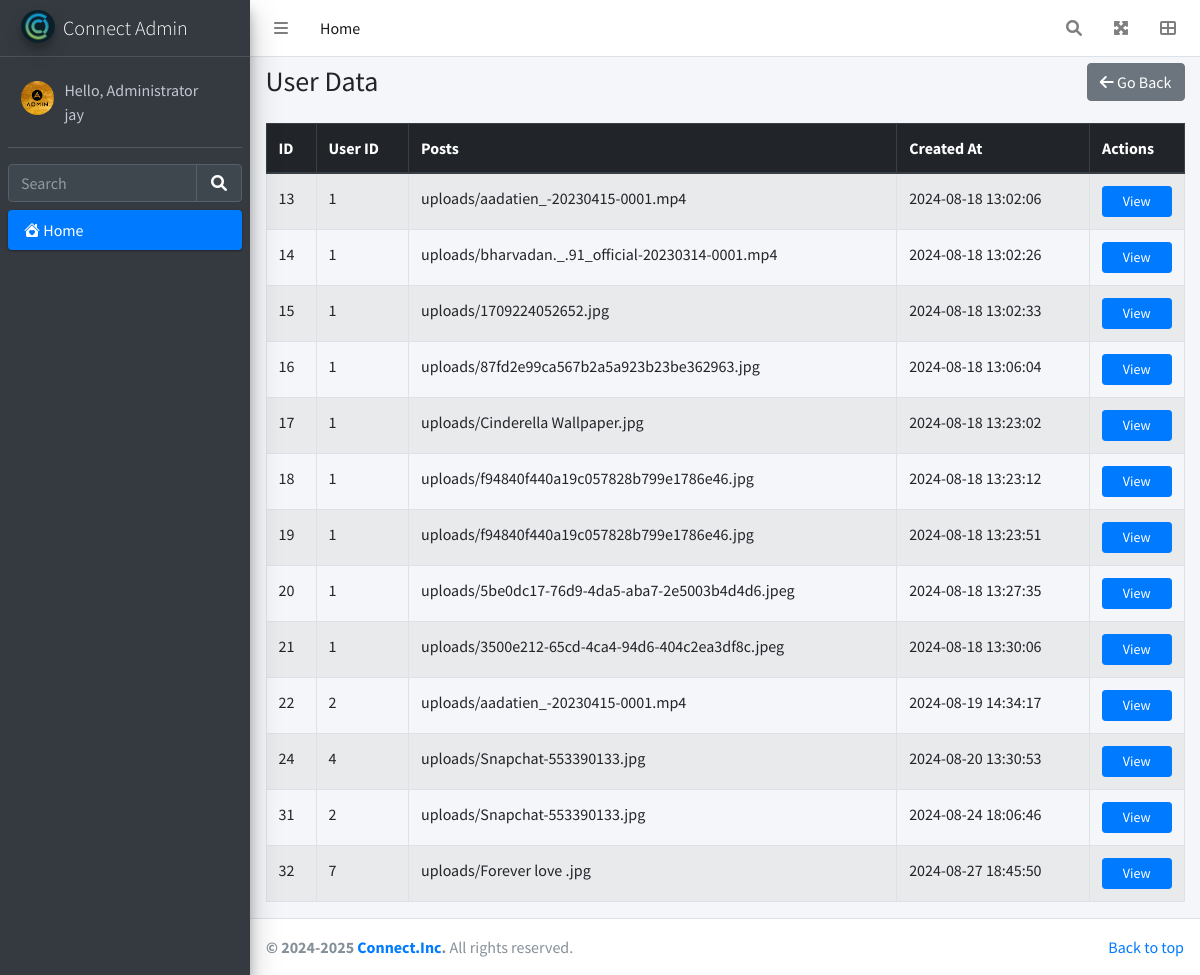
/user_posts_data.php (signed in), run on the app's committed database.
### tables this page shows
CREATE TABLE `loginsystem` (
  `id` int NOT NULL,
  `profile_picture` varchar(255) DEFAULT NULL,
  `unm` varchar(50) NOT NULL,
  `pwd` varchar(50) NOT NULL,
  `cpwd` varchar(50) NOT NULL,
  `no` varchar(10) NOT NULL,
  `age` varchar(3) NOT NULL,
  `rd1` varchar(10) NOT NULL,
  `role` varchar(255) DEFAULT NULL
);

CREATE TABLE `user_posts` (
  `id` int NOT NULL,
  `user_id` int NOT NULL,
  `file_path` varchar(255) NOT NULL,
  `created_at` timestamp NULL DEFAULT CURRENT_TIMESTAMP
);

### user_posts_data.php (the view, shortened to what this page needs)
<?php
include "config.php";
$id = $_SESSION['id'];
$sql = "SELECT unm FROM loginsystem WHERE id='$id'";
$result = $con->query($sql);
$adminName = "";
if ($result && $result->num_rows > 0) {
    $row = $result->fetch_assoc();
    $adminName = htmlspecialchars($row['unm']);
}
?>
<!DOCTYPE html>
<html lang="en">
<head>
  <link rel="stylesheet" href="https://cdn.jsdelivr.net/npm/bootstrap-icons@1.11.3/font/bootstrap-icons.min.css">
  <link rel="stylesheet" href="https://cdnjs.cloudflare.com/ajax/libs/font-awesome/6.0.0-beta3/css/all.min.css">
  <link rel="stylesheet" href="css/adminlte.min.css">
</head>
<body class="hold-transition sidebar-mini">
<div class="wrapper">
  <nav class="main-header navbar navbar-expand navbar-white navbar-light">
    <ul class="navbar-nav">
      <li class="nav-item">
        <a class="nav-link" data-widget="pushmenu" href="#" role="button"><i class="fas fa-bars"></i></a>
      </li>
      <li class="nav-item d-none d-sm-inline-block">
        <a href="#" class="nav-link active">Home</a>
      </li>
    </ul>
    <ul class="navbar-nav ml-auto">
      <li class="nav-item">
        <a class="nav-link" data-widget="navbar-search" href="#" role="button">
          <i class="fas fa-search"></i>
        </a>
      </li>
      <li class="nav-item">
        <a class="nav-link" data-widget="fullscreen" href="#" role="button">
          <i class="fas fa-expand-arrows-alt"></i>
        </a>
      </li>
      <li class="nav-item">
        <a class="nav-link" data-widget="control-sidebar" data-slide="true" href="#" role="button">
          <i class="fas fa-th-large"></i>
        </a>
      </li>
    </ul>
  </nav>
  <aside class="main-sidebar sidebar-dark-primary elevation-4">
    <a href="#" class="brand-link">
      <img src="images/logo.png" alt="Logo" id="logo1" class="brand-image img-circle elevation-3" style="opacity: .8">
      <span class="brand-text font-weight-light">Connect Admin</span>
    </a>
    <div class="sidebar">
      <div class="user-panel mt-3 pb-3 mb-3 d-flex">
        <div class="image">
          <img src="./images/adminlogo.png" class="img-circle elevation-6 mt-2" alt="User Image">
        </div>
        <div class="info" id="adminName">
          <a href="#" class="d-block">Hello, Administrator<br><?php echo $adminName; ?></a>
        </div>
      </div>
      <div class="form-inline">
        <div class="input-group" data-widget="sidebar-search">
          <input class="form-control form-control-sidebar" type="search" placeholder="Search" aria-label="Search">
          <div class="input-group-append">
            <button class="btn btn-sidebar">
              <i class="fas fa-search fa-fw"></i>
            </button>
          </div>
        </div>
      </div>
      <nav class="mt-2">
        <ul class="nav nav-pills nav-sidebar flex-column" data-widget="treeview" role="menu" data-accordion="false">
          <li class="nav-item">
            <a href="#" class="nav-link active">
              <i class="bi bi-house-heart-fill"></i>
              <p>Home</p>
            </a>
          </li>
        </ul>
      </nav>
    </div>
  </aside>
  <div class="content-wrapper">
    <section class="content">
      <div class="container-fluid">
        <div class="d-flex justify-content-between align-items-center mb-3">
          <h3 class="mt-2 text-left">User Data</h3>
          <a href="indexadmin.php" class="btn btn-secondary">
            <i class="fas fa-arrow-left"></i> Go Back
          </a>
        </div>
        <?php
          include "config.php";
          $sql = "SELECT id, user_id, file_path, created_at FROM user_posts";
          $result = $con->query($sql);
          if ($result && $result->num_rows > 0) {
            echo "<table class='table table-bordered table-striped'>";
            echo "<thead class='thead-dark'><tr>";
            echo "<th>ID</th>";
            echo "<th>User ID</th>";
            echo "<th>Posts</th>";
            echo "<th>Created At</th>";
            echo "<th>Actions</th>";
            echo "</tr></thead><tbody>";
            while($row = $result->fetch_assoc()) {
              echo "<tr>";
              echo "<td>" . htmlspecialchars($row['id']) . "</td>";
              echo "<td>" . htmlspecialchars($row['user_id']) . "</td>";
              echo "<td>" . htmlspecialchars($row['file_path']) . "</td>";
              echo "<td>" . htmlspecialchars($row['created_at']) . "</td>";
              echo "<td class='text-center'>";
              echo "<button class='btn btn-primary btn-sm col-12' data-bs-toggle='modal' data-bs-target='#postModal' data-id='" . htmlspecialchars($row['id']) . "'>View</button><br>";
              echo "</td>";
              echo "</tr>";
            }
            echo "</tbody></table>";
          } else {
            echo "<div class='alert alert-info'>No users found.</div>";
          }
        ?>
      </div>
    </section>
  </div>
  <footer class="main-footer">
    <div class="float-right d-none d-sm-inline">
      <a href="#" style="float:right;">Back to top</a>
    </div>
    <strong>&copy; 2024-2025 <a href="https://adminlte.io">Connect.Inc</a>.</strong> All rights reserved.
  </footer>
</div>
</body>
</html>

### user_posts_data.php (style rules this page uses)
#logo1 { animation: spin 7s infinite linear; }

### data on the page
loginsystem: unm "jay"
user_posts: id "13", user "1", file_path "uploads/aadatien_-20230415-0001.mp4", created_at "2024-08-18 13:02:06"
user_posts: id "14", user "1", file_path "uploads/bharvadan._.91_official-20230314-0001.mp4", created_at "2024-08-18 13:02:26"
user_posts: id "15", user "1", file_path "uploads/1709224052652.jpg", created_at "2024-08-18 13:02:33"
user_posts: id "16", user "1", file_path "uploads/87fd2e99ca567b2a5a923b23be362963.jpg", created_at "2024-08-18 13:06:04"
user_posts: id "17", user "1", file_path "uploads/Cinderella Wallpaper.jpg", created_at "2024-08-18 13:23:02"
user_posts: id "18", user "1", file_path "uploads/f94840f440a19c057828b799e1786e46.jpg", created_at "2024-08-18 13:23:12"
user_posts: id "19", user "1", file_path "uploads/f94840f440a19c057828b799e1786e46.jpg", created_at "2024-08-18 13:23:51"
user_posts: id "20", user "1", file_path "uploads/5be0dc17-76d9-4da5-aba7-2e5003b4d4d6.jpeg", created_at "2024-08-18 13:27:35"
user_posts: id "21", user "1", file_path "uploads/3500e212-65cd-4ca4-94d6-404c2ea3df8c.jpeg", created_at "2024-08-18 13:30:06"
user_posts: id "22", user "2", file_path "uploads/aadatien_-20230415-0001.mp4", created_at "2024-08-19 14:34:17"
user_posts: id "24", user "4", file_path "uploads/Snapchat-553390133.jpg", created_at "2024-08-20 13:30:53"
user_posts: id "31", user "2", file_path "uploads/Snapchat-553390133.jpg", created_at "2024-08-24 18:06:46"
user_posts: id "32", user "7", file_path "uploads/Forever love .jpg", created_at "2024-08-27 18:45:50"
